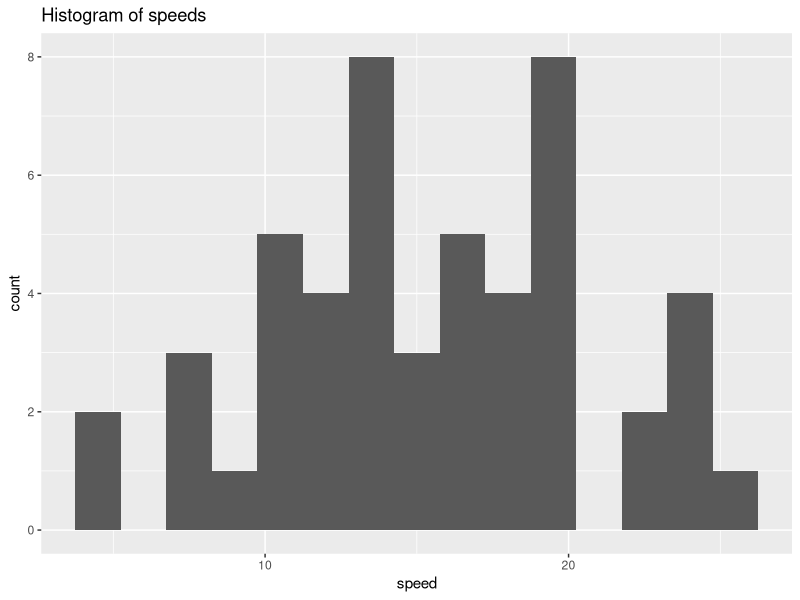
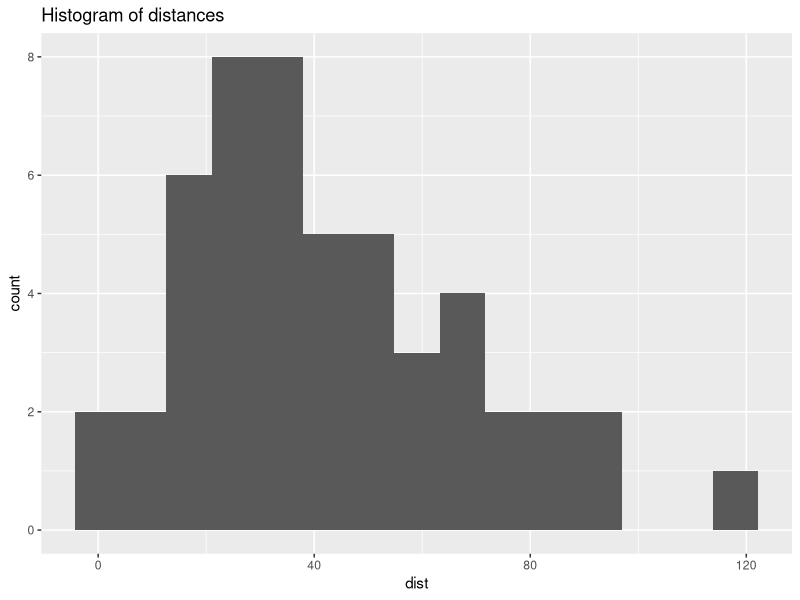

Generate these figures, in order, with R:
## ---- chunk 1
#| label: fig-histogram
#| fig-cap: "Histograms of individual variables"
#| fig-subcap:
#|   - "Histogram of `speed`s"
#|   - "Histogram of `dist`s" 
#| layout-ncol: 2

library("tidyverse")
ggplot(cars, aes(x = speed)) +
  geom_histogram(bins = 15) +
  labs(title = "Histogram of speeds")

ggplot(cars, aes(x = dist)) +
  geom_histogram(bins = 15) +
  labs(title = "Histogram of distances")
